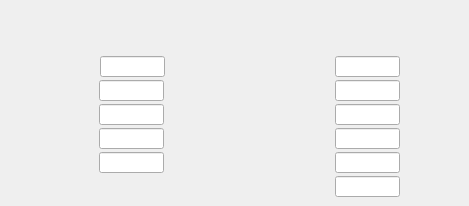
      <widget class="QWidget" name="writeram">
       <attribute name="title">
        <string>writeRAM</string>
       </attribute>
       <widget class="QELabel" name="qelabel_16">
        <property name="geometry">
         <rect>
          <x>12</x>
          <y>8</y>
          <width>73</width>
          <height>16</height>
         </rect>
        </property>
        <property name="font">
         <font>
          <pointsize>11</pointsize>
          <weight>75</weight>
          <bold>true</bold>
         </font>
        </property>
        <property name="variable" stdset="0">
         <string>$(P):LI:$(R):DATA.DESC</string>
        </property>
        <property name="variableSubstitutions" stdset="0">
         <string>P=CHA,R=2531-1-2</string>
        </property>
        <property name="displayAlarmState">
         <bool>false</bool>
        </property>
       </widget>
       <widget class="QELabel" name="qelabel_69">
        <property name="geometry">
         <rect>
          <x>9</x>
          <y>60</y>
          <width>85</width>
          <height>16</height>
         </rect>
        </property>
        <property name="alignment">
         <set>Qt::AlignRight|Qt::AlignTrailing|Qt::AlignVCenter</set>
        </property>
        <property name="variable" stdset="0">
         <string>$(P):LO:SC:$(R):RWR:SPOSL.DESC</string>
        </property>
        <property name="variableSubstitutions" stdset="0">
         <string>P=CHA,R=2531-1-2</string>
        </property>
        <property name="displayAlarmState">
         <bool>false</bool>
        </property>
       </widget>
       <widget class="QELineEdit" name="qelineedit_4">
        <property name="geometry">
         <rect>
          <x>100</x>
          <y>56</y>
          <width>65</width>
          <height>21</height>
         </rect>
        </property>
        <property name="variable" stdset="0">
         <string>$(P):LO:SC:$(R):RWR:SPOSL</string>
        </property>
        <property name="variableSubstitutions" stdset="0">
         <string>P=CHA,R=2531-1-2</string>
        </property>
        <property name="displayAlarmState">
         <bool>false</bool>
        </property>
       </widget>
       <widget class="QELabel" name="qelabel_70">
        <property name="geometry">
         <rect>
          <x>168</x>
          <y>60</y>
          <width>57</width>
          <height>16</height>
         </rect>
        </property>
        <property name="variable" stdset="0">
         <string>$(P):LI:$(R):RWR:SPOSL</string>
        </property>
        <property name="variableSubstitutions" stdset="0">
         <string>P=CHA,R=2531-1-2</string>
        </property>
        <property name="displayAlarmState">
         <bool>false</bool>
        </property>
       </widget>
       <widget class="QELabel" name="qelabel_71">
        <property name="geometry">
         <rect>
          <x>8</x>
          <y>84</y>
          <width>85</width>
          <height>16</height>
         </rect>
        </property>
        <property name="alignment">
         <set>Qt::AlignRight|Qt::AlignTrailing|Qt::AlignVCenter</set>
        </property>
        <property name="variable" stdset="0">
         <string>$(P):LO:SC:$(R):RWR:SPOSH.DESC</string>
        </property>
        <property name="variableSubstitutions" stdset="0">
         <string>P=CHA,R=2531-1-2</string>
        </property>
        <property name="displayAlarmState">
         <bool>false</bool>
        </property>
       </widget>
       <widget class="QELabel" name="qelabel_72">
        <property name="geometry">
         <rect>
          <x>167</x>
          <y>84</y>
          <width>57</width>
          <height>16</height>
         </rect>
        </property>
        <property name="variable" stdset="0">
         <string>$(P):LI:$(R):RWR:SPOSH</string>
        </property>
        <property name="variableSubstitutions" stdset="0">
         <string>P=CHA,R=2531-1-2</string>
        </property>
        <property name="displayAlarmState">
         <bool>false</bool>
        </property>
       </widget>
       <widget class="QELineEdit" name="qelineedit_10">
        <property name="geometry">
         <rect>
          <x>99</x>
          <y>80</y>
          <width>65</width>
          <height>21</height>
         </rect>
        </property>
        <property name="variable" stdset="0">
         <string>$(P):LO:SC:$(R):RWR:SPOSH</string>
        </property>
        <property name="variableSubstitutions" stdset="0">
         <string>P=CHA,R=2531-1-2</string>
        </property>
        <property name="displayAlarmState">
         <bool>false</bool>
        </property>
       </widget>
       <widget class="QELabel" name="qelabel_73">
        <property name="geometry">
         <rect>
          <x>8</x>
          <y>108</y>
          <width>85</width>
          <height>16</height>
         </rect>
        </property>
        <property name="alignment">
         <set>Qt::AlignRight|Qt::AlignTrailing|Qt::AlignVCenter</set>
        </property>
        <property name="variable" stdset="0">
         <string>$(P):LO:SC:$(R):RWR:PAGE.DESC</string>
        </property>
        <property name="variableSubstitutions" stdset="0">
         <string>P=CHA,R=2531-1-2</string>
        </property>
        <property name="displayAlarmState">
         <bool>false</bool>
        </property>
       </widget>
       <widget class="QELabel" name="qelabel_74">
        <property name="geometry">
         <rect>
          <x>167</x>
          <y>108</y>
          <width>57</width>
          <height>16</height>
         </rect>
        </property>
        <property name="variable" stdset="0">
         <string>$(P):LI:$(R):RWR:PAGE</string>
        </property>
        <property name="variableSubstitutions" stdset="0">
         <string>P=CHA,R=2531-1-2</string>
        </property>
        <property name="displayAlarmState">
         <bool>false</bool>
        </property>
       </widget>
       <widget class="QELineEdit" name="qelineedit_11">
        <property name="geometry">
         <rect>
          <x>99</x>
          <y>104</y>
          <width>65</width>
          <height>21</height>
         </rect>
        </property>
        <property name="variable" stdset="0">
         <string>$(P):LO:SC:$(R):RWR:PAGE</string>
        </property>
        <property name="variableSubstitutions" stdset="0">
         <string>P=CHA,R=2531-1-2</string>
        </property>
        <property name="displayAlarmState">
         <bool>false</bool>
        </property>
       </widget>
       <widget class="QELabel" name="qelabel_75">
        <property name="geometry">
         <rect>
          <x>8</x>
          <y>132</y>
          <width>85</width>
          <height>16</height>
         </rect>
        </property>
        <property name="alignment">
         <set>Qt::AlignRight|Qt::AlignTrailing|Qt::AlignVCenter</set>
        </property>
        <property name="variable" stdset="0">
         <string>$(P):LO:SC:$(R):RWR:CMND.DESC</string>
        </property>
        <property name="variableSubstitutions" stdset="0">
         <string>P=CHA,R=2531-1-2</string>
        </property>
        <property name="displayAlarmState">
         <bool>false</bool>
        </property>
       </widget>
       <widget class="QELineEdit" name="qelineedit_12">
        <property name="geometry">
         <rect>
          <x>99</x>
          <y>128</y>
          <width>65</width>
          <height>21</height>
         </rect>
        </property>
        <property name="variable" stdset="0">
         <string>$(P):LO:SC:$(R):RWR:CMND</string>
        </property>
        <property name="variableSubstitutions" stdset="0">
         <string>P=CHA,R=2531-1-2</string>
        </property>
        <property name="displayAlarmState">
         <bool>false</bool>
        </property>
       </widget>
       <widget class="QELabel" name="qelabel_77">
        <property name="geometry">
         <rect>
          <x>8</x>
          <y>156</y>
          <width>85</width>
          <height>16</height>
         </rect>
        </property>
        <property name="alignment">
         <set>Qt::AlignRight|Qt::AlignTrailing|Qt::AlignVCenter</set>
        </property>
        <property name="variable" stdset="0">
         <string>$(P):LO:SC:$(R):RWR:CODEW.DESC</string>
        </property>
        <property name="variableSubstitutions" stdset="0">
         <string>P=CHA,R=2531-1-2</string>
        </property>
        <property name="displayAlarmState">
         <bool>false</bool>
        </property>
       </widget>
       <widget class="QELabel" name="qelabel_78">
        <property name="geometry">
         <rect>
          <x>167</x>
          <y>156</y>
          <width>57</width>
          <height>16</height>
         </rect>
        </property>
        <property name="variable" stdset="0">
         <string>$(P):LI:$(R):RWR:CODEW</string>
        </property>
        <property name="variableSubstitutions" stdset="0">
         <string>P=CHA,R=2531-1-2</string>
        </property>
        <property name="displayAlarmState">
         <bool>false</bool>
        </property>
       </widget>
       <widget class="QELineEdit" name="qelineedit_13">
        <property name="geometry">
         <rect>
          <x>99</x>
          <y>152</y>
          <width>65</width>
          <height>21</height>
         </rect>
        </property>
        <property name="variable" stdset="0">
         <string>$(P):LO:SC:$(R):RWR:CODEW</string>
        </property>
        <property name="variableSubstitutions" stdset="0">
         <string>P=CHA,R=2531-1-2</string>
        </property>
        <property name="displayAlarmState">
         <bool>false</bool>
        </property>
       </widget>
       <widget class="QELineEdit" name="qelineedit_14">
        <property name="geometry">
         <rect>
          <x>335</x>
          <y>56</y>
          <width>65</width>
          <height>21</height>
         </rect>
        </property>
        <property name="variable" stdset="0">
         <string>$(P):LO:SC:$(R):RWR:MINV</string>
        </property>
        <property name="variableSubstitutions" stdset="0">
         <string>P=CHA,R=2531-1-2</string>
        </property>
        <property name="displayAlarmState">
         <bool>false</bool>
        </property>
       </widget>
       <widget class="QELabel" name="qelabel_76">
        <property name="geometry">
         <rect>
          <x>403</x>
          <y>60</y>
          <width>57</width>
          <height>16</height>
         </rect>
        </property>
        <property name="variable" stdset="0">
         <string>$(P):LI:$(R):RWR:MINV</string>
        </property>
        <property name="variableSubstitutions" stdset="0">
         <string>P=CHA,R=2531-1-2</string>
        </property>
        <property name="displayAlarmState">
         <bool>false</bool>
        </property>
       </widget>
       <widget class="QELabel" name="qelabel_79">
        <property name="geometry">
         <rect>
          <x>244</x>
          <y>60</y>
          <width>85</width>
          <height>16</height>
         </rect>
        </property>
        <property name="alignment">
         <set>Qt::AlignRight|Qt::AlignTrailing|Qt::AlignVCenter</set>
        </property>
        <property name="variable" stdset="0">
         <string>$(P):LO:SC:$(R):RWR:MINV.DESC</string>
        </property>
        <property name="variableSubstitutions" stdset="0">
         <string>P=CHA,R=2531-1-2</string>
        </property>
        <property name="displayAlarmState">
         <bool>false</bool>
        </property>
       </widget>
       <widget class="QELineEdit" name="qelineedit_15">
        <property name="geometry">
         <rect>
          <x>335</x>
          <y>80</y>
          <width>65</width>
          <height>21</height>
         </rect>
        </property>
        <property name="variable" stdset="0">
         <string>$(P):LO:SC:$(R):RWR:MAXV</string>
        </property>
        <property name="variableSubstitutions" stdset="0">
         <string>P=CHA,R=2531-1-2</string>
        </property>
        <property name="displayAlarmState">
         <bool>false</bool>
        </property>
       </widget>
       <widget class="QELabel" name="qelabel_80">
        <property name="geometry">
         <rect>
          <x>244</x>
          <y>84</y>
          <width>85</width>
          <height>16</height>
         </rect>
        </property>
        <property name="alignment">
         <set>Qt::AlignRight|Qt::AlignTrailing|Qt::AlignVCenter</set>
        </property>
        <property name="variable" stdset="0">
         <string>$(P):LO:SC:$(R):RWR:MAXV.DESC</string>
        </property>
        <property name="variableSubstitutions" stdset="0">
         <string>P=CHA,R=2531-1-2</string>
        </property>
        <property name="displayAlarmState">
         <bool>false</bool>
        </property>
       </widget>
       <widget class="QELabel" name="qelabel_81">
        <property name="geometry">
         <rect>
          <x>403</x>
          <y>84</y>
          <width>57</width>
          <height>16</height>
         </rect>
        </property>
        <property name="variable" stdset="0">
         <string>$(P):LI:$(R):RWR:MAXV</string>
        </property>
        <property name="variableSubstitutions" stdset="0">
         <string>P=CHA,R=2531-1-2</string>
        </property>
        <property name="displayAlarmState">
         <bool>false</bool>
        </property>
       </widget>
       <widget class="QELineEdit" name="qelineedit_16">
        <property name="geometry">
         <rect>
          <x>335</x>
          <y>104</y>
          <width>65</width>
          <height>21</height>
         </rect>
        </property>
        <property name="variable" stdset="0">
         <string>$(P):LO:SC:$(R):RWR:MAXA</string>
        </property>
        <property name="variableSubstitutions" stdset="0">
         <string>P=CHA,R=2531-1-2</string>
        </property>
        <property name="displayAlarmState">
         <bool>false</bool>
        </property>
       </widget>
       <widget class="QELabel" name="qelabel_82">
        <property name="geometry">
         <rect>
          <x>244</x>
          <y>108</y>
          <width>85</width>
          <height>16</height>
         </rect>
        </property>
        <property name="alignment">
         <set>Qt::AlignRight|Qt::AlignTrailing|Qt::AlignVCenter</set>
        </property>
        <property name="variable" stdset="0">
         <string>$(P):LO:SC:$(R):RWR:MAXA.DESC</string>
        </property>
        <property name="variableSubstitutions" stdset="0">
         <string>P=CHA,R=2531-1-2</string>
        </property>
        <property name="displayAlarmState">
         <bool>false</bool>
        </property>
       </widget>
       <widget class="QELabel" name="qelabel_83">
        <property name="geometry">
         <rect>
          <x>403</x>
          <y>108</y>
          <width>57</width>
          <height>16</height>
         </rect>
        </property>
        <property name="variable" stdset="0">
         <string>$(P):LI:$(R):RWR:MAXA</string>
        </property>
        <property name="variableSubstitutions" stdset="0">
         <string>P=CHA,R=2531-1-2</string>
        </property>
        <property name="displayAlarmState">
         <bool>false</bool>
        </property>
       </widget>
       <widget class="QELabel" name="qelabel_84">
        <property name="geometry">
         <rect>
          <x>244</x>
          <y>156</y>
          <width>85</width>
          <height>16</height>
         </rect>
        </property>
        <property name="alignment">
         <set>Qt::AlignRight|Qt::AlignTrailing|Qt::AlignVCenter</set>
        </property>
        <property name="variable" stdset="0">
         <string>$(P):LO:SC:$(R):RWR:EACC.DESC</string>
        </property>
        <property name="variableSubstitutions" stdset="0">
         <string>P=CHA,R=2531-1-2</string>
        </property>
        <property name="displayAlarmState">
         <bool>false</bool>
        </property>
       </widget>
       <widget class="QELineEdit" name="qelineedit_17">
        <property name="geometry">
         <rect>
          <x>335</x>
          <y>152</y>
          <width>65</width>
          <height>21</height>
         </rect>
        </property>
        <property name="variable" stdset="0">
         <string>$(P):LO:SC:$(R):RWR:EACC</string>
        </property>
        <property name="variableSubstitutions" stdset="0">
         <string>P=CHA,R=2531-1-2</string>
        </property>
        <property name="displayAlarmState">
         <bool>false</bool>
        </property>
       </widget>
       <widget class="QELineEdit" name="qelineedit_18">
        <property name="geometry">
         <rect>
          <x>335</x>
          <y>128</y>
          <width>65</width>
          <height>21</height>
         </rect>
        </property>
        <property name="variable" stdset="0">
         <string>$(P):LO:SC:$(R):RWR:LANTH</string>
        </property>
        <property name="variableSubstitutions" stdset="0">
         <string>P=CHA,R=2531-1-2</string>
        </property>
        <property name="displayAlarmState">
         <bool>false</bool>
        </property>
       </widget>
       <widget class="QELabel" name="qelabel_85">
        <property name="geometry">
         <rect>
          <x>244</x>
          <y>132</y>
          <width>85</width>
          <height>16</height>
         </rect>
        </property>
        <property name="alignment">
         <set>Qt::AlignRight|Qt::AlignTrailing|Qt::AlignVCenter</set>
        </property>
        <property name="variable" stdset="0">
         <string>$(P):LO:SC:$(R):RWR:LANTH.DESC</string>
        </property>
        <property name="variableSubstitutions" stdset="0">
         <string>P=CHA,R=2531-1-2</string>
        </property>
        <property name="displayAlarmState">
         <bool>false</bool>
        </property>
       </widget>
       <widget class="QELabel" name="qelabel_86">
        <property name="geometry">
         <rect>
          <x>403</x>
          <y>156</y>
          <width>57</width>
          <height>16</height>
         </rect>
        </property>
        <property name="variable" stdset="0">
         <string>$(P):LI:$(R):RWR:EACC</string>
        </property>
        <property name="variableSubstitutions" stdset="0">
         <string>P=CHA,R=2531-1-2</string>
        </property>
        <property name="displayAlarmState">
         <bool>false</bool>
        </property>
       </widget>
       <widget class="QELabel" name="qelabel_87">
        <property name="geometry">
         <rect>
          <x>403</x>
          <y>180</y>
          <width>57</width>
          <height>16</height>
         </rect>
        </property>
        <property name="variable" stdset="0">
         <string>$(P):LI:$(R):RWR:MAXA</string>
        </property>
        <property name="variableSubstitutions" stdset="0">
         <string>P=CHA,R=2531-1-2</string>
        </property>
        <property name="displayAlarmState">
         <bool>false</bool>
        </property>
       </widget>
       <widget class="QELabel" name="qelabel_88">
        <property name="geometry">
         <rect>
          <x>244</x>
          <y>180</y>
          <width>85</width>
          <height>16</height>
         </rect>
        </property>
        <property name="alignment">
         <set>Qt::AlignRight|Qt::AlignTrailing|Qt::AlignVCenter</set>
        </property>
        <property name="variable" stdset="0">
         <string>$(P):LO:SC:$(R):RWR:MAXA.DESC</string>
        </property>
        <property name="variableSubstitutions" stdset="0">
         <string>P=CHA,R=2531-1-2</string>
        </property>
        <property name="displayAlarmState">
         <bool>false</bool>
        </property>
       </widget>
       <widget class="QELabel" name="qelabel_89">
        <property name="geometry">
         <rect>
          <x>403</x>
          <y>132</y>
          <width>57</width>
          <height>16</height>
         </rect>
        </property>
        <property name="variable" stdset="0">
         <string>$(P):LI:$(R):RWR:LANTH</string>
        </property>
        <property name="variableSubstitutions" stdset="0">
         <string>P=CHA,R=2531-1-2</string>
        </property>
        <property name="displayAlarmState">
         <bool>false</bool>
        </property>
       </widget>
       <widget class="QELineEdit" name="qelineedit_19">
        <property name="geometry">
         <rect>
          <x>335</x>
          <y>176</y>
          <width>65</width>
          <height>21</height>
         </rect>
        </property>
        <property name="variable" stdset="0">
         <string>$(P):LO:SC:$(R):RWR:MAXA</string>
        </property>
        <property name="variableSubstitutions" stdset="0">
         <string>P=CHA,R=2531-1-2</string>
        </property>
        <property name="displayAlarmState">
         <bool>false</bool>
        </property>
       </widget>
      </widget>
